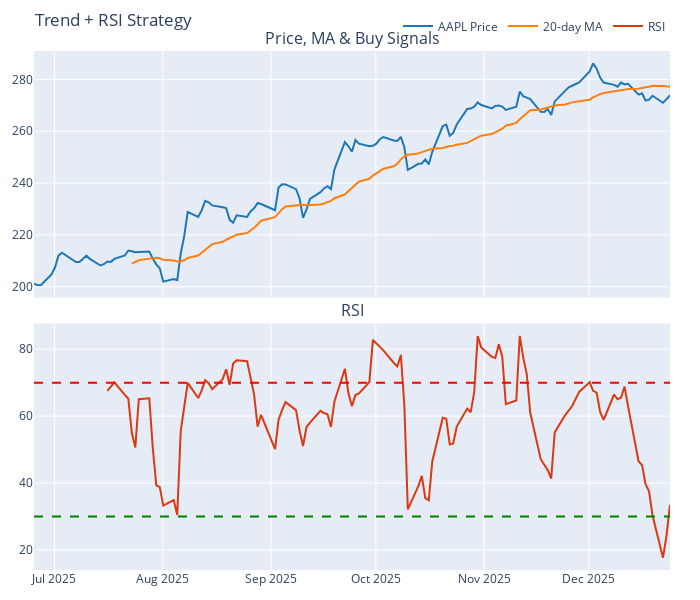

The code cell stored with this chart in its notebook:
### Markdown cell above
### The Strategy Logic

- **Condition A (Trend):** Price $>$ 20-day Moving Average.
    
- **Condition B (Oversold):** RSI $<$ 30.
    
- **Combined Entry:** Condition A **AND** Condition B must be True.
    

### The Code

Here is how you implement that specific logic and visualize the "Entry Points" on your chart using markers.

Python

### Code cell
import vectorbt as vbt
import plotly.graph_objects as go
import pandas as pd

# 1. Setup Data and Indicators
data = vbt.YFData.download('AAPL', period='6mo')
price = data.get('Close')
ma20 = vbt.MA.run(price, window=20).ma
rsi = vbt.RSI.run(price, window=14).rsi

# 2. Define the Combined Strategy
# We use & for 'AND'. We fillna(False) to handle the starting NaN periods.
entry_signal = (price > ma20) & (rsi < 30)
entry_signal = entry_signal.fillna(False).astype(bool)

# To visualize where we buy, let's get the timestamps of the 'True' signals
entry_points = price[entry_signal]

# 3. Create the Visualization
fig = vbt.make_subplots(rows=2, cols=1, shared_xaxes=True, 
                        vertical_spacing=0.05,
                        subplot_titles=("Price, MA & Buy Signals", "RSI"))

# Row 1: Price and MA
fig.add_trace(go.Scatter(x=price.index, y=price, name='AAPL Price'), row=1, col=1)
fig.add_trace(go.Scatter(x=ma20.index, y=ma20, name='20-day MA'), row=1, col=1)

# Row 1: Add 'Buy' Markers (Green Triangles)
fig.add_trace(go.Scatter(x=entry_points.index, y=entry_points, 
                         mode='markers', name='Entry Signal',
                         marker=dict(symbol='triangle-up', size=12, color='green')), row=1, col=1)

# Row 2: RSI
fig.add_trace(go.Scatter(x=rsi.index, y=rsi, name='RSI'), row=2, col=1)
fig.add_hline(y=70, line_dash="dash", line_color="red", row=2, col=1)
fig.add_hline(y=30, line_dash="dash", line_color="green", row=2, col=1)

fig.update_layout(height=600, title_text="Trend + RSI Strategy", showlegend=True)
fig.show()
